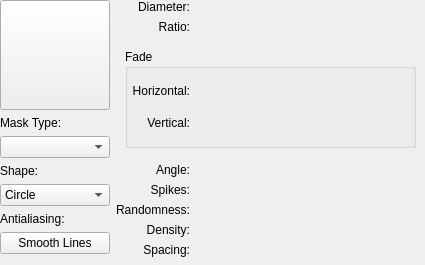
<?xml version="1.0" encoding="UTF-8"?>
<ui version="4.0">
 <class>KisWdgAutobrush</class>
 <widget class="QWidget" name="KisWdgAutobrush">
  <property name="geometry">
   <rect>
    <x>0</x>
    <y>0</y>
    <width>425</width>
    <height>265</height>
   </rect>
  </property>
  <property name="minimumSize">
   <size>
    <width>0</width>
    <height>0</height>
   </size>
  </property>
  <layout class="QGridLayout" name="gridLayout_3" columnstretch="0,1">
   <property name="leftMargin">
    <number>0</number>
   </property>
   <property name="topMargin">
    <number>0</number>
   </property>
   <property name="rightMargin">
    <number>0</number>
   </property>
   <property name="bottomMargin">
    <number>0</number>
   </property>
   <item row="0" column="0">
    <layout class="QVBoxLayout">
     <item>
      <widget class="QToolButton" name="brushPreview">
       <property name="sizePolicy">
        <sizepolicy hsizetype="Maximum" vsizetype="Maximum">
         <horstretch>110</horstretch>
         <verstretch>110</verstretch>
        </sizepolicy>
       </property>
       <property name="minimumSize">
        <size>
         <width>110</width>
         <height>110</height>
        </size>
       </property>
       <property name="text">
        <string/>
       </property>
      </widget>
     </item>
     <item>
      <widget class="QLabel" name="label_9">
       <property name="sizePolicy">
        <sizepolicy hsizetype="Preferred" vsizetype="Fixed">
         <horstretch>0</horstretch>
         <verstretch>0</verstretch>
        </sizepolicy>
       </property>
       <property name="text">
        <string>Mask Type:</string>
       </property>
      </widget>
     </item>
     <item>
      <widget class="QComboBox" name="comboBoxMaskType"/>
     </item>
     <item>
      <widget class="QLabel" name="label_10">
       <property name="sizePolicy">
        <sizepolicy hsizetype="Preferred" vsizetype="Fixed">
         <horstretch>0</horstretch>
         <verstretch>0</verstretch>
        </sizepolicy>
       </property>
       <property name="text">
        <string>Shape:</string>
       </property>
      </widget>
     </item>
     <item>
      <widget class="QComboBox" name="comboBoxShape">
       <property name="focusPolicy">
        <enum>Qt::ClickFocus</enum>
       </property>
       <item>
        <property name="text">
         <string>Circle</string>
        </property>
       </item>
       <item>
        <property name="text">
         <string>Square</string>
        </property>
       </item>
      </widget>
     </item>
     <item>
      <widget class="QLabel" name="label_2">
       <property name="text">
        <string>Antialiasing:</string>
       </property>
      </widget>
     </item>
     <item>
      <widget class="QPushButton" name="btnAntialiasing">
       <property name="toolTip">
        <string>The border of the brush will be smoothed to avoid aliasing</string>
       </property>
       <property name="text">
        <string>Smooth Lines</string>
       </property>
       <property name="checkable">
        <bool>true</bool>
       </property>
      </widget>
     </item>
     <item>
      <spacer name="spacer4">
       <property name="orientation">
        <enum>Qt::Vertical</enum>
       </property>
       <property name="sizeType">
        <enum>QSizePolicy::Expanding</enum>
       </property>
       <property name="sizeHint" stdset="0">
        <size>
         <width>20</width>
         <height>13</height>
        </size>
       </property>
      </spacer>
     </item>
    </layout>
   </item>
   <item row="1" column="1">
    <spacer name="verticalSpacer">
     <property name="orientation">
      <enum>Qt::Vertical</enum>
     </property>
     <property name="sizeType">
      <enum>QSizePolicy::Expanding</enum>
     </property>
     <property name="sizeHint" stdset="0">
      <size>
       <width>20</width>
       <height>17</height>
      </size>
     </property>
    </spacer>
   </item>
   <item row="0" column="1">
    <layout class="QGridLayout" name="gridLayout_2" columnstretch="0,0,1">
     <item row="0" column="1" colspan="2">
      <widget class="KisMultipliersDoubleSliderSpinBox" name="inputRadius" native="true">
       <property name="minimumSize">
        <size>
         <width>200</width>
         <height>0</height>
        </size>
       </property>
      </widget>
     </item>
     <item row="3" column="0">
      <widget class="QLabel" name="label_3">
       <property name="text">
        <string>Angle:</string>
       </property>
       <property name="alignment">
        <set>Qt::AlignRight|Qt::AlignTrailing|Qt::AlignVCenter</set>
       </property>
      </widget>
     </item>
     <item row="0" column="0">
      <widget class="QLabel" name="label_4">
       <property name="text">
        <string>Diameter:</string>
       </property>
       <property name="alignment">
        <set>Qt::AlignRight|Qt::AlignTrailing|Qt::AlignVCenter</set>
       </property>
      </widget>
     </item>
     <item row="1" column="0">
      <widget class="QLabel" name="label_5">
       <property name="text">
        <string>Ratio:</string>
       </property>
       <property name="alignment">
        <set>Qt::AlignRight|Qt::AlignTrailing|Qt::AlignVCenter</set>
       </property>
      </widget>
     </item>
     <item row="1" column="1" colspan="2">
      <widget class="KisDoubleSliderSpinBox" name="inputRatio" native="true"/>
     </item>
     <item row="2" column="0" colspan="3">
      <widget class="QStackedWidget" name="stackedWidget">
       <property name="sizePolicy">
        <sizepolicy hsizetype="Preferred" vsizetype="Preferred">
         <horstretch>0</horstretch>
         <verstretch>0</verstretch>
        </sizepolicy>
       </property>
       <property name="minimumSize">
        <size>
         <width>0</width>
         <height>0</height>
        </size>
       </property>
       <property name="currentIndex">
        <number>0</number>
       </property>
       <widget class="QWidget" name="PageFade">
        <layout class="QGridLayout" name="gridLayout_5">
         <item row="0" column="0">
          <widget class="QGroupBox" name="grpFade_2">
           <property name="sizePolicy">
            <sizepolicy hsizetype="Preferred" vsizetype="Preferred">
             <horstretch>0</horstretch>
             <verstretch>0</verstretch>
            </sizepolicy>
           </property>
           <property name="maximumSize">
            <size>
             <width>1024</width>
             <height>1024</height>
            </size>
           </property>
           <property name="title">
            <string>Fade</string>
           </property>
           <layout class="QVBoxLayout" name="verticalLayout_2">
            <property name="leftMargin">
             <number>4</number>
            </property>
            <item>
             <layout class="QGridLayout" name="gridLayout" columnstretch="0,1,0">
              <item row="0" column="0">
               <widget class="QLabel" name="label_6">
                <property name="text">
                 <string>Horizontal:</string>
                </property>
                <property name="alignment">
                 <set>Qt::AlignRight|Qt::AlignTrailing|Qt::AlignVCenter</set>
                </property>
               </widget>
              </item>
              <item row="0" column="1">
               <widget class="KisDoubleSliderSpinBox" name="inputHFade" native="true"/>
              </item>
              <item row="0" column="2" rowspan="2">
               <widget class="KoAspectButton" name="aspectButton" native="true"/>
              </item>
              <item row="1" column="0">
               <widget class="QLabel" name="label_7">
                <property name="text">
                 <string>Vertical:</string>
                </property>
                <property name="alignment">
                 <set>Qt::AlignRight|Qt::AlignTrailing|Qt::AlignVCenter</set>
                </property>
               </widget>
              </item>
              <item row="1" column="1">
               <widget class="KisDoubleSliderSpinBox" name="inputVFade" native="true"/>
              </item>
             </layout>
            </item>
           </layout>
          </widget>
         </item>
        </layout>
       </widget>
       <widget class="QWidget" name="PageCurve">
        <layout class="QGridLayout" name="gridLayout_6">
         <item row="0" column="0">
          <widget class="KisCurveWidget" name="softnessCurve" native="true"/>
         </item>
        </layout>
       </widget>
      </widget>
     </item>
     <item row="5" column="0">
      <widget class="QLabel" name="label_randomness">
       <property name="text">
        <string>Randomness:</string>
       </property>
       <property name="alignment">
        <set>Qt::AlignRight|Qt::AlignTrailing|Qt::AlignVCenter</set>
       </property>
      </widget>
     </item>
     <item row="4" column="0">
      <widget class="QLabel" name="label">
       <property name="text">
        <string>Spikes:</string>
       </property>
       <property name="alignment">
        <set>Qt::AlignRight|Qt::AlignTrailing|Qt::AlignVCenter</set>
       </property>
      </widget>
     </item>
     <item row="3" column="1" colspan="2">
      <widget class="KisSliderSpinBox" name="inputAngle" native="true">
       <property name="minimumSize">
        <size>
         <width>200</width>
         <height>0</height>
        </size>
       </property>
      </widget>
     </item>
     <item row="4" column="1" colspan="2">
      <widget class="KisSliderSpinBox" name="inputSpikes" native="true"/>
     </item>
     <item row="6" column="1" colspan="2">
      <widget class="KisDoubleSliderSpinBox" name="density" native="true"/>
     </item>
     <item row="5" column="1" colspan="2">
      <widget class="KisDoubleSliderSpinBox" name="inputRandomness" native="true"/>
     </item>
     <item row="6" column="0">
      <widget class="QLabel" name="label_8">
       <property name="text">
        <string>Density:</string>
       </property>
       <property name="alignment">
        <set>Qt::AlignRight|Qt::AlignTrailing|Qt::AlignVCenter</set>
       </property>
      </widget>
     </item>
     <item row="7" column="1" colspan="2">
      <widget class="KisSpacingSelectionWidget" name="spacingWidget" native="true"/>
     </item>
     <item row="7" column="0">
      <widget class="QLabel" name="label_11">
       <property name="text">
        <string>Spacing:</string>
       </property>
       <property name="alignment">
        <set>Qt::AlignRight|Qt::AlignTrailing|Qt::AlignVCenter</set>
       </property>
      </widget>
     </item>
    </layout>
   </item>
  </layout>
 </widget>
 <customwidgets>
  <customwidget>
   <class>KoAspectButton</class>
   <extends>QWidget</extends>
   <header>KoAspectButton.h</header>
   <container>1</container>
  </customwidget>
  <customwidget>
   <class>KisDoubleSliderSpinBox</class>
   <extends>QWidget</extends>
   <header>kis_slider_spin_box.h</header>
   <container>1</container>
  </customwidget>
  <customwidget>
   <class>KisSliderSpinBox</class>
   <extends>QWidget</extends>
   <header>kis_slider_spin_box.h</header>
   <container>1</container>
  </customwidget>
  <customwidget>
   <class>KisCurveWidget</class>
   <extends>QWidget</extends>
   <header>widgets/kis_curve_widget.h</header>
   <container>1</container>
  </customwidget>
  <customwidget>
   <class>KisMultipliersDoubleSliderSpinBox</class>
   <extends>QWidget</extends>
   <header>kis_multipliers_double_slider_spinbox.h</header>
   <container>1</container>
  </customwidget>
  <customwidget>
   <class>KisSpacingSelectionWidget</class>
   <extends>QWidget</extends>
   <header>kis_spacing_selection_widget.h</header>
   <container>1</container>
  </customwidget>
 </customwidgets>
 <resources/>
 <connections/>
</ui>
